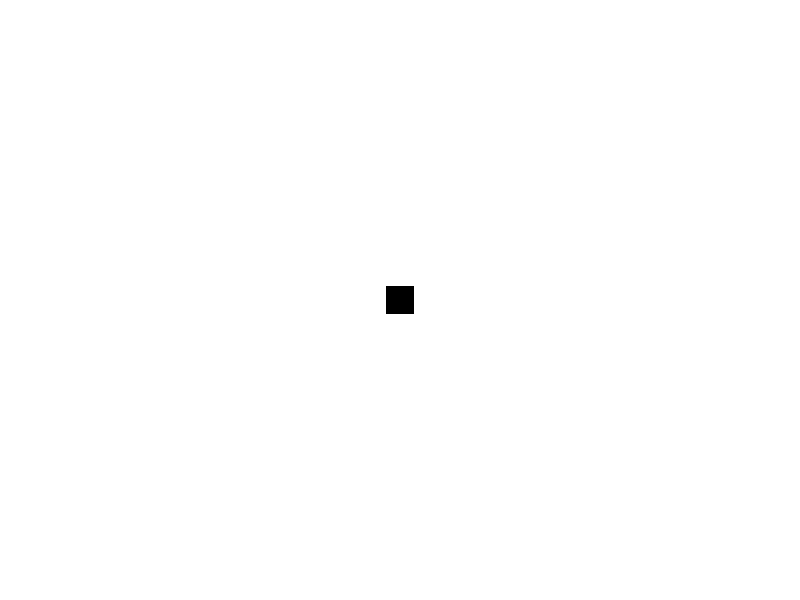
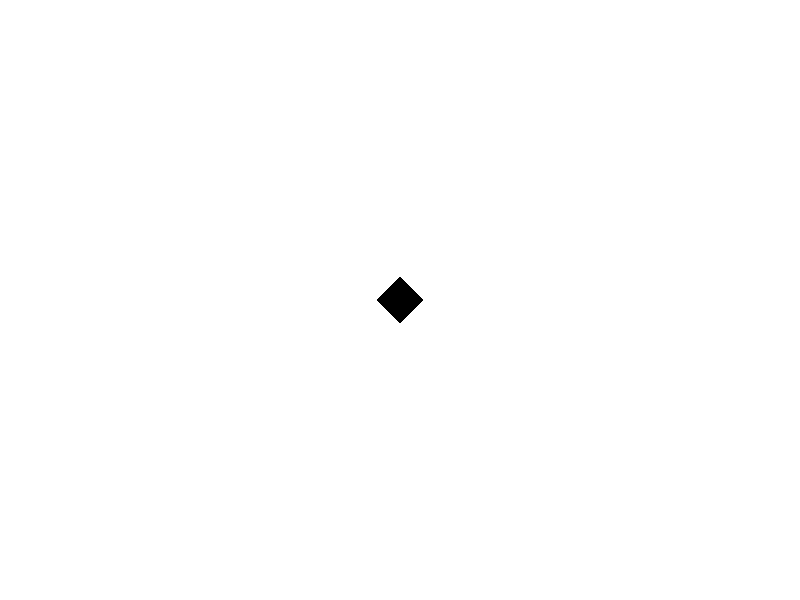

These charts were generated, in order, by the following R code:
f <- 'icon1.bmp'
width <- 30
height <- 30
bmp(f, width = width, height = height, bg = 'transparent', type = 'cairo')
par(mar=c(0,0,0,0))
plot(.5, .5, pch = 15, col = 'black', cex = min(width, height) / 8,
     bty = 'n', axes = FALSE, ylab = '', xlab = '', type = 'p')
dev.off()

f <- 'icon2.bmp'
width <- 50
height <- 50
tiff(f, width = width, height = height, bg = 'transparent', type = 'cairo')
par(mar=c(0,0,0,0))
plot(.5, .5, pch = 18, col = 'black', cex = min(width, height) / 8,
     bty = 'n', axes = FALSE, ylab = '', xlab = '', type = 'p')
dev.off()



